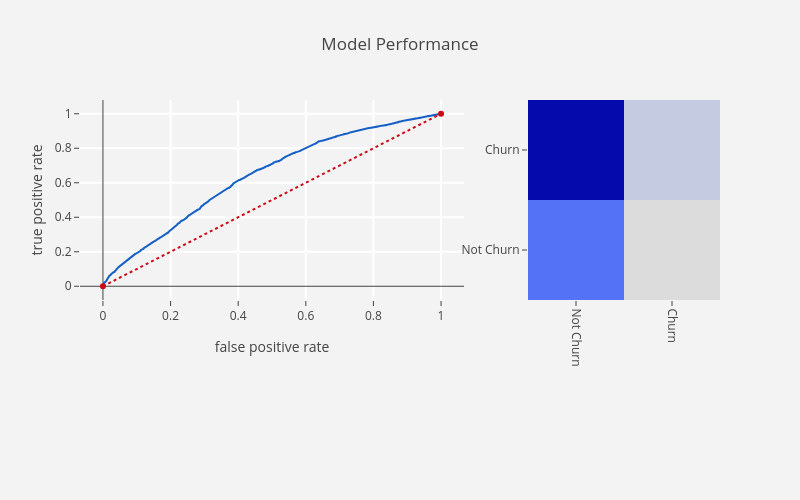

This figure's notebook cell:
### Markdown cell above
#### <font color = 'sky blue'>Gaussian Naive Bayes</font>

### Code cell
from sklearn.naive_bayes import GaussianNB
gnb  = GaussianNB(priors=None)

bank_churn_prediction_alg(gnb,os_smote_X, X_test, os_smote_Y, Y_test)

### Figure 1 — Plotly figure (JSON) as saved in the notebook; plotly's stock layout.template omitted (floating-point values rounded to 4 significant figures; data arrays with more than 128 entries replaced by an {"elided": "..."} marker saying what was removed)
{"data": [{"line": {"color": "rgb(22, 96,197)", "width": 2}, "name": "Roc0.6017514671645244", "type": "scatter", "uid": "dffeacca-ac2d-4dfe-bca8-b1cd0bc36d9e", "x": {"elided": "3716 float values"}, "y": {"elided": "3716 float values"}}, {"line": {"color": "rgb(205, 12 , 24)", "dash": "dot", "width": 2}, "type": "scatter", "uid": "945aed97-1229-431f-8059-13532428086c", "x": [0, 1], "y": [0, 1]}, {"colorscale": "Blues", "name": "matrix", "showscale": false, "type": "heatmap", "uid": "91c5fda2-47cd-4e93-bc77-639e3a39ff58", "x": ["Not Churn", "Churn"], "xaxis": "x2", "y": ["Not Churn", "Churn"], "yaxis": "y2", "z": [[1905, 2828], [670, 2697]]}], "layout": {"autosize": false, "height": 500, "margin": {"b": 200}, "paper_bgcolor": "rgb(243, 243, 243)", "plot_bgcolor": "rgb(243, 243, 243)", "showlegend": false, "title": {"text": "Model Performance"}, "width": 800, "xaxis": {"domain": [0, 0.6], "gridcolor": "rgb(255, 255, 255)", "gridwidth": 2, "ticklen": 5, "title": {"text": "false positive rate"}}, "xaxis2": {"domain": [0.7, 1], "gridcolor": "rgb(255, 255, 255)", "tickangle": 90}, "yaxis": {"gridcolor": "rgb(255, 255, 255)", "gridwidth": 2, "ticklen": 5, "title": {"text": "true positive rate"}, "zerolinewidth": 1}, "yaxis2": {"anchor": "x2", "gridcolor": "rgb(255, 255, 255)"}}}
